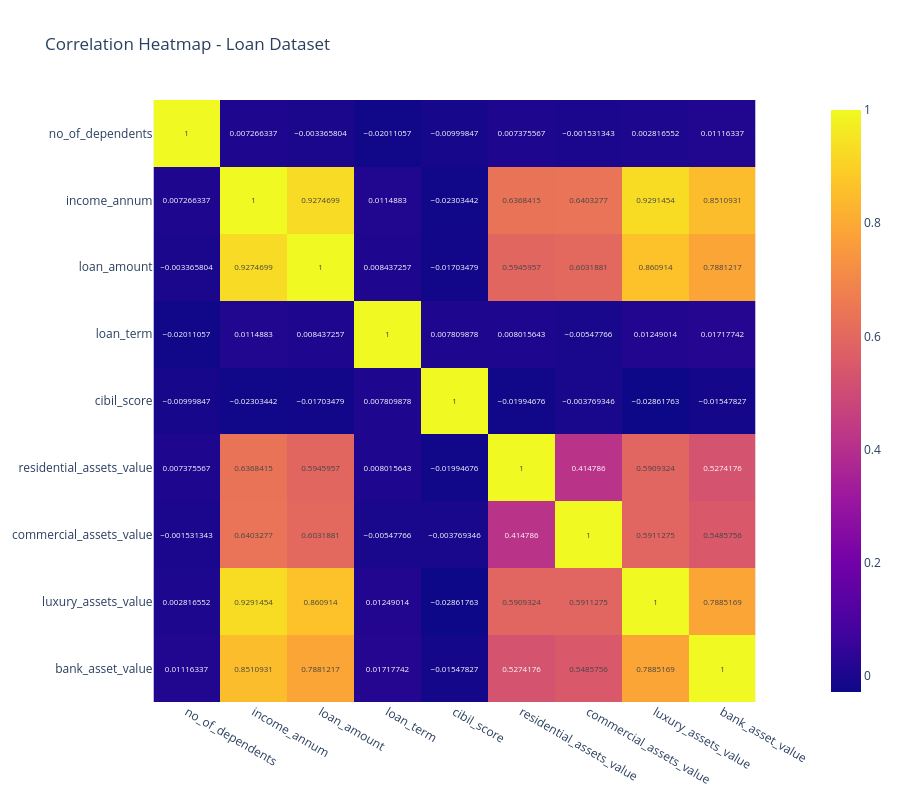

The notebook cell this image was saved under:
### Code cell
corr = df.corr(numeric_only=True)
fig = px.imshow(
    corr,
    text_auto=True,
    title="Correlation Heatmap - Loan Dataset"
)
fig.update_layout(
    width=900,  
    height=800  
)
fig.show()

### Figure 1 — Plotly figure (JSON) as saved in the notebook; plotly's stock layout.template omitted (floating-point values rounded to 4 significant figures)
{"data": [{"coloraxis": "coloraxis", "hovertemplate": "x: %{x}<br>y: %{y}<br>color: %{z}<extra></extra>", "name": "0", "texttemplate": "%{z}", "type": "heatmap", "x": ["no_of_dependents", "income_annum", "loan_amount", "loan_term", "cibil_score", "residential_assets_value", "commercial_assets_value", "luxury_assets_value", "bank_asset_value"], "xaxis": "x", "y": ["no_of_dependents", "income_annum", "loan_amount", "loan_term", "cibil_score", "residential_assets_value", "commercial_assets_value", "luxury_assets_value", "bank_asset_value"], "yaxis": "y", "z": [[1.0, 0.007266, -0.003366, -0.02011, -0.009998, 0.007376, -0.001531, 0.002817, 0.01116], [0.007266, 1.0, 0.9275, 0.01149, -0.02303, 0.6368, 0.6403, 0.9291, 0.8511], [-0.003366, 0.9275, 1.0, 0.008437, -0.01703, 0.5946, 0.6032, 0.8609, 0.7881], [-0.02011, 0.01149, 0.008437, 1.0, 0.00781, 0.008016, -0.005478, 0.01249, 0.01718], [-0.009998, -0.02303, -0.01703, 0.00781, 1.0, -0.01995, -0.003769, -0.02862, -0.01548], [0.007376, 0.6368, 0.5946, 0.008016, -0.01995, 1.0, 0.4148, 0.5909, 0.5274], [-0.001531, 0.6403, 0.6032, -0.005478, -0.003769, 0.4148, 1.0, 0.5911, 0.5486], [0.002817, 0.9291, 0.8609, 0.01249, -0.02862, 0.5909, 0.5911, 1.0, 0.7885], [0.01116, 0.8511, 0.7881, 0.01718, -0.01548, 0.5274, 0.5486, 0.7885, 1.0]]}], "layout": {"coloraxis": {"colorscale": [[0, "#0d0887"], [0.1111, "#46039f"], [0.2222, "#7201a8"], [0.3333, "#9c179e"], [0.4444, "#bd3786"], [0.5556, "#d8576b"], [0.6667, "#ed7953"], [0.7778, "#fb9f3a"], [0.8889, "#fdca26"], [1, "#f0f921"]]}, "height": 800, "title": {"text": "Correlation Heatmap - Loan Dataset"}, "width": 900, "xaxis": {"anchor": "y", "constrain": "domain", "domain": [0, 1], "scaleanchor": "y"}, "yaxis": {"anchor": "x", "autorange": "reversed", "constrain": "domain", "domain": [0, 1]}}}
